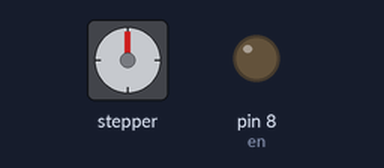
The sketch below on a simulated Arduino Uno, built with avr-gcc and run on an emulated ATmega328P. Parts: stepper motor, output pins drawn as LEDs (lit = HIGH). Stepper angles assume 200 steps per turn.

Above: at 0.1 s.
At 12.84 s:
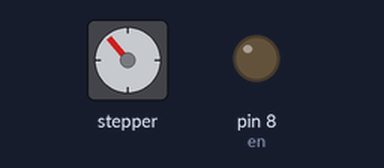
At 25.5 s:
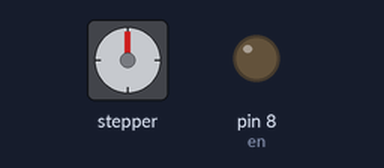
At 39.55 s:
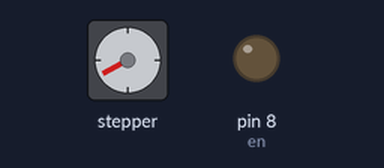
Timing chart, 0 to 40.0 s (numbered marks = the images above):
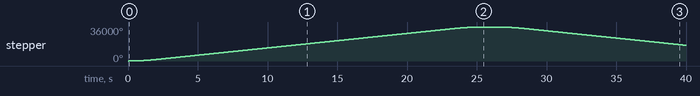

The sketch:

Stepper_linear.ino
```cpp
#include <AccelStepper.h>
// Define a stepper and the pins it will use
int stepPin = 2;
int dirPin = 5;
int en = 8;
AccelStepper stepper(AccelStepper::DRIVER, stepPin, dirPin);; // Defaults to AccelStepper::FULL4WIRE (4 pins) on 2, 3, 4, 5

// This defines the analog input pin for reading the control voltage
// Tested with a 10k linear pot between 5v and GND

int curStep = 20000;
void setup()
{
  Serial.begin(9600);
  pinMode(en, OUTPUT);
  digitalWrite(en, LOW);
  stepper.setSpeed(100);
  stepper.setMaxSpeed(1000);
  stepper.setAcceleration(500);
}

void loop()
{
  stepper.runToNewPosition(curStep);
  delay(1000);
  stepper.runToNewPosition(0);
  delay(1000);
}
```

Measured:
- by itself, stepper: turns 36000° clockwise in 25.4 s, then 19385° counter-clockwise in 13.5 s
